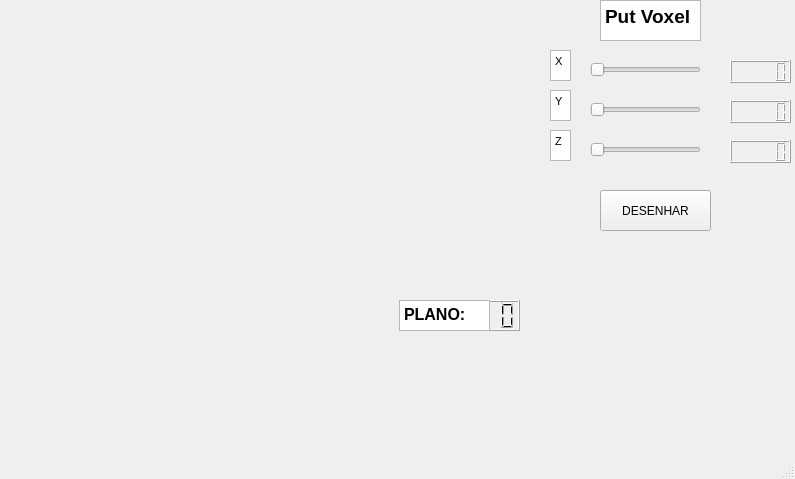
<?xml version="1.0" encoding="UTF-8"?>
<ui version="4.0">
 <class>MainWindow</class>
 <widget class="QMainWindow" name="MainWindow">
  <property name="geometry">
   <rect>
    <x>0</x>
    <y>0</y>
    <width>795</width>
    <height>479</height>
   </rect>
  </property>
  <property name="windowTitle">
   <string>MainWindow</string>
  </property>
  <widget class="QWidget" name="centralwidget">
   <widget class="Plotter" name="widget" native="true">
    <property name="geometry">
     <rect>
      <x>9</x>
      <y>10</y>
      <width>511</width>
      <height>321</height>
     </rect>
    </property>
    <widget class="QLCDNumber" name="lcdNumber_4">
     <property name="geometry">
      <rect>
       <x>430</x>
       <y>290</y>
       <width>81</width>
       <height>31</height>
      </rect>
     </property>
    </widget>
    <widget class="QTextBrowser" name="textBrowser_2">
     <property name="geometry">
      <rect>
       <x>390</x>
       <y>290</y>
       <width>91</width>
       <height>31</height>
      </rect>
     </property>
     <property name="html">
      <string>&lt;!DOCTYPE HTML PUBLIC &quot;-//W3C//DTD HTML 4.0//EN&quot; &quot;http://www.w3.org/TR/REC-html40/strict.dtd&quot;&gt;
&lt;html&gt;&lt;head&gt;&lt;meta name=&quot;qrichtext&quot; content=&quot;1&quot; /&gt;&lt;style type=&quot;text/css&quot;&gt;
p, li { white-space: pre-wrap; }
&lt;/style&gt;&lt;/head&gt;&lt;body style=&quot; font-family:'MS Shell Dlg 2'; font-size:8.25pt; font-weight:400; font-style:normal;&quot;&gt;
&lt;p style=&quot; margin-top:0px; margin-bottom:0px; margin-left:0px; margin-right:0px; -qt-block-indent:0; text-indent:0px;&quot;&gt;&lt;span style=&quot; font-family:'MS Shell Dlg 2'; font-size:12pt; font-weight:600;&quot;&gt;PLANO:&lt;/span&gt;&lt;/p&gt;&lt;/body&gt;&lt;/html&gt;</string>
     </property>
    </widget>
   </widget>
   <widget class="QSlider" name="SliderX">
    <property name="geometry">
     <rect>
      <x>590</x>
      <y>60</y>
      <width>111</width>
      <height>20</height>
     </rect>
    </property>
    <property name="maximum">
     <number>100</number>
    </property>
    <property name="orientation">
     <enum>Qt::Horizontal</enum>
    </property>
   </widget>
   <widget class="QSlider" name="SliderY">
    <property name="geometry">
     <rect>
      <x>590</x>
      <y>100</y>
      <width>111</width>
      <height>20</height>
     </rect>
    </property>
    <property name="maximum">
     <number>100</number>
    </property>
    <property name="orientation">
     <enum>Qt::Horizontal</enum>
    </property>
   </widget>
   <widget class="QSlider" name="SliderZ">
    <property name="geometry">
     <rect>
      <x>590</x>
      <y>140</y>
      <width>111</width>
      <height>20</height>
     </rect>
    </property>
    <property name="maximum">
     <number>100</number>
    </property>
    <property name="orientation">
     <enum>Qt::Horizontal</enum>
    </property>
   </widget>
   <widget class="QTextEdit" name="textEdit">
    <property name="geometry">
     <rect>
      <x>550</x>
      <y>50</y>
      <width>21</width>
      <height>31</height>
     </rect>
    </property>
    <property name="html">
     <string>&lt;!DOCTYPE HTML PUBLIC &quot;-//W3C//DTD HTML 4.0//EN&quot; &quot;http://www.w3.org/TR/REC-html40/strict.dtd&quot;&gt;
&lt;html&gt;&lt;head&gt;&lt;meta name=&quot;qrichtext&quot; content=&quot;1&quot; /&gt;&lt;style type=&quot;text/css&quot;&gt;
p, li { white-space: pre-wrap; }
&lt;/style&gt;&lt;/head&gt;&lt;body style=&quot; font-family:'MS Shell Dlg 2'; font-size:8.25pt; font-weight:400; font-style:normal;&quot;&gt;
&lt;p style=&quot; margin-top:0px; margin-bottom:0px; margin-left:0px; margin-right:0px; -qt-block-indent:0; text-indent:0px;&quot;&gt;&lt;span style=&quot; font-family:'MS Shell Dlg 2';&quot;&gt;X&lt;/span&gt;&lt;/p&gt;&lt;/body&gt;&lt;/html&gt;</string>
    </property>
   </widget>
   <widget class="QTextEdit" name="textEdit_2">
    <property name="geometry">
     <rect>
      <x>550</x>
      <y>90</y>
      <width>21</width>
      <height>31</height>
     </rect>
    </property>
    <property name="html">
     <string>&lt;!DOCTYPE HTML PUBLIC &quot;-//W3C//DTD HTML 4.0//EN&quot; &quot;http://www.w3.org/TR/REC-html40/strict.dtd&quot;&gt;
&lt;html&gt;&lt;head&gt;&lt;meta name=&quot;qrichtext&quot; content=&quot;1&quot; /&gt;&lt;style type=&quot;text/css&quot;&gt;
p, li { white-space: pre-wrap; }
&lt;/style&gt;&lt;/head&gt;&lt;body style=&quot; font-family:'MS Shell Dlg 2'; font-size:8.25pt; font-weight:400; font-style:normal;&quot;&gt;
&lt;p style=&quot; margin-top:0px; margin-bottom:0px; margin-left:0px; margin-right:0px; -qt-block-indent:0; text-indent:0px;&quot;&gt;&lt;span style=&quot; font-family:'MS Shell Dlg 2';&quot;&gt;Y&lt;/span&gt;&lt;/p&gt;&lt;/body&gt;&lt;/html&gt;</string>
    </property>
   </widget>
   <widget class="QTextEdit" name="textEdit_3">
    <property name="geometry">
     <rect>
      <x>550</x>
      <y>130</y>
      <width>21</width>
      <height>31</height>
     </rect>
    </property>
    <property name="html">
     <string>&lt;!DOCTYPE HTML PUBLIC &quot;-//W3C//DTD HTML 4.0//EN&quot; &quot;http://www.w3.org/TR/REC-html40/strict.dtd&quot;&gt;
&lt;html&gt;&lt;head&gt;&lt;meta name=&quot;qrichtext&quot; content=&quot;1&quot; /&gt;&lt;style type=&quot;text/css&quot;&gt;
p, li { white-space: pre-wrap; }
&lt;/style&gt;&lt;/head&gt;&lt;body style=&quot; font-family:'MS Shell Dlg 2'; font-size:8.25pt; font-weight:400; font-style:normal;&quot;&gt;
&lt;p style=&quot; margin-top:0px; margin-bottom:0px; margin-left:0px; margin-right:0px; -qt-block-indent:0; text-indent:0px;&quot;&gt;&lt;span style=&quot; font-family:'MS Shell Dlg 2';&quot;&gt;Z&lt;/span&gt;&lt;/p&gt;&lt;/body&gt;&lt;/html&gt;</string>
    </property>
   </widget>
   <widget class="QLCDNumber" name="lcdNumber">
    <property name="geometry">
     <rect>
      <x>730</x>
      <y>60</y>
      <width>61</width>
      <height>23</height>
     </rect>
    </property>
   </widget>
   <widget class="QLCDNumber" name="lcdNumber_2">
    <property name="geometry">
     <rect>
      <x>730</x>
      <y>100</y>
      <width>61</width>
      <height>23</height>
     </rect>
    </property>
   </widget>
   <widget class="QLCDNumber" name="lcdNumber_3">
    <property name="geometry">
     <rect>
      <x>730</x>
      <y>140</y>
      <width>61</width>
      <height>23</height>
     </rect>
    </property>
   </widget>
   <widget class="QTextBrowser" name="textBrowser">
    <property name="geometry">
     <rect>
      <x>600</x>
      <y>0</y>
      <width>101</width>
      <height>41</height>
     </rect>
    </property>
    <property name="html">
     <string>&lt;!DOCTYPE HTML PUBLIC &quot;-//W3C//DTD HTML 4.0//EN&quot; &quot;http://www.w3.org/TR/REC-html40/strict.dtd&quot;&gt;
&lt;html&gt;&lt;head&gt;&lt;meta name=&quot;qrichtext&quot; content=&quot;1&quot; /&gt;&lt;style type=&quot;text/css&quot;&gt;
p, li { white-space: pre-wrap; }
&lt;/style&gt;&lt;/head&gt;&lt;body style=&quot; font-family:'MS Shell Dlg 2'; font-size:8.25pt; font-weight:400; font-style:normal;&quot;&gt;
&lt;p style=&quot; margin-top:0px; margin-bottom:0px; margin-left:0px; margin-right:0px; -qt-block-indent:0; text-indent:0px;&quot;&gt;&lt;span style=&quot; font-family:'MS Shell Dlg 2'; font-size:14pt; font-weight:600;&quot;&gt;Put Voxel&lt;/span&gt;&lt;/p&gt;&lt;/body&gt;&lt;/html&gt;</string>
    </property>
   </widget>
   <widget class="QPushButton" name="pushButton">
    <property name="geometry">
     <rect>
      <x>600</x>
      <y>190</y>
      <width>111</width>
      <height>41</height>
     </rect>
    </property>
    <property name="text">
     <string>DESENHAR</string>
    </property>
   </widget>
  </widget>
  <widget class="QMenuBar" name="menubar">
   <property name="geometry">
    <rect>
     <x>0</x>
     <y>0</y>
     <width>795</width>
     <height>21</height>
    </rect>
   </property>
  </widget>
  <widget class="QStatusBar" name="statusbar"/>
 </widget>
 <customwidgets>
  <customwidget>
   <class>Plotter</class>
   <extends>QWidget</extends>
   <header location="global">Plotter.h</header>
   <container>1</container>
  </customwidget>
 </customwidgets>
 <resources/>
 <connections>
  <connection>
   <sender>SliderX</sender>
   <signal>valueChanged(int)</signal>
   <receiver>lcdNumber</receiver>
   <slot>display(int)</slot>
   <hints>
    <hint type="sourcelabel">
     <x>676</x>
     <y>88</y>
    </hint>
    <hint type="destinationlabel">
     <x>754</x>
     <y>98</y>
    </hint>
   </hints>
  </connection>
  <connection>
   <sender>SliderY</sender>
   <signal>valueChanged(int)</signal>
   <receiver>lcdNumber_2</receiver>
   <slot>display(int)</slot>
   <hints>
    <hint type="sourcelabel">
     <x>688</x>
     <y>128</y>
    </hint>
    <hint type="destinationlabel">
     <x>754</x>
     <y>130</y>
    </hint>
   </hints>
  </connection>
  <connection>
   <sender>SliderZ</sender>
   <signal>valueChanged(int)</signal>
   <receiver>lcdNumber_3</receiver>
   <slot>display(int)</slot>
   <hints>
    <hint type="sourcelabel">
     <x>659</x>
     <y>170</y>
    </hint>
    <hint type="destinationlabel">
     <x>745</x>
     <y>170</y>
    </hint>
   </hints>
  </connection>
  <connection>
   <sender>SliderZ</sender>
   <signal>valueChanged(int)</signal>
   <receiver>lcdNumber_4</receiver>
   <slot>display(int)</slot>
   <hints>
    <hint type="sourcelabel">
     <x>601</x>
     <y>168</y>
    </hint>
    <hint type="destinationlabel">
     <x>615</x>
     <y>346</y>
    </hint>
   </hints>
  </connection>
 </connections>
</ui>
